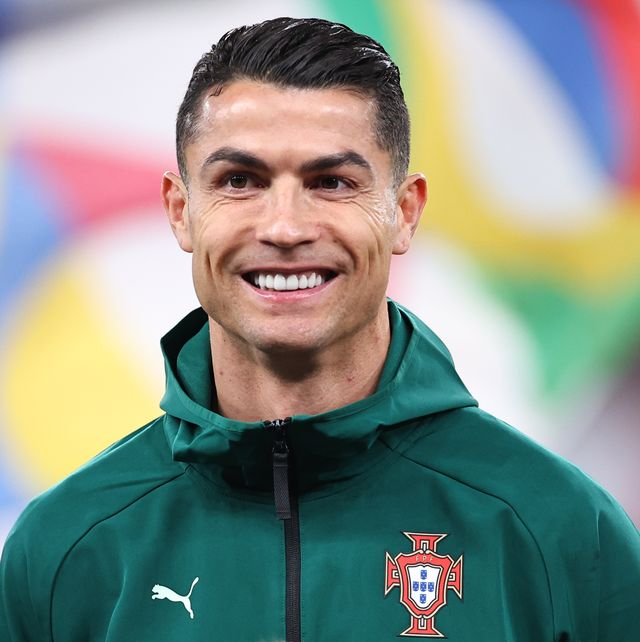
#> input picture input_image.jpg, 640 x 642 px
$ python main.py
#> lines starting #> are read from the running program, lines starting #| are printed output that depends on the picture; after the words box and inside, x2 and y2 are one past the last pixel; in counts of white or black regions, pixels touching at a corner belong together
import cv2

imagePath = 'input_image.jpg'

img = cv2.imread(imagePath)
#> img is the input picture: shape (642, 640, 3); mean B, G, R 137.2, 145.7, 136.2

print(img.shape)
#| (642, 640, 3)

gray_image = cv2.cvtColor(img,cv2.COLOR_BGR2GRAY)
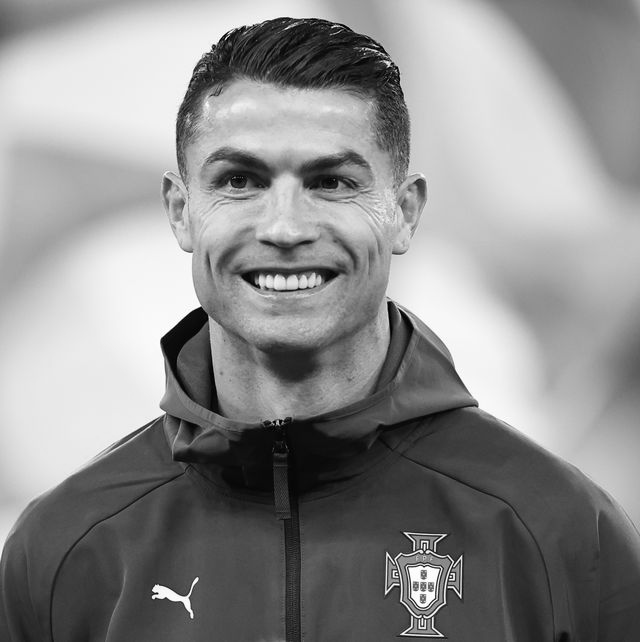
#> gray_image: shape (642, 640); min 0, max 255, mean 141.9

print(gray_image.shape)
#| (642, 640)

face_classifier = cv2.CascadeClassifier(cv2.data.haarcascades + "haarcascade_frontalface_default.xml")
face = face_classifier.detectMultiScale(gray_image, scaleFactor=1.1, minNeighbors=5, minSize=(40,40))
#> face = [[153, 73, 269, 269]]

for(x, y, w, h) in face:
    cv2.rectangle(img, (x, y), (x + w, y + h), (0, 255, 0), 4)
#> this loop made 1 pass
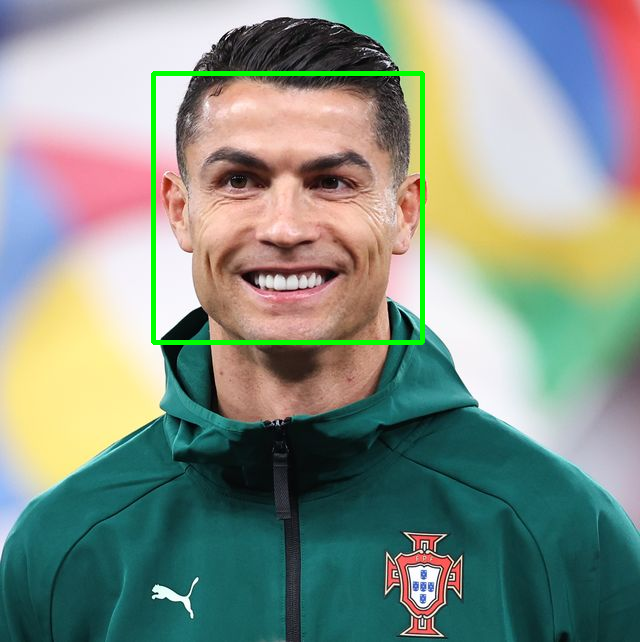
#> img: shape (642, 640, 3); 1.31% of pixels changed, all inside (x1, y1, x2, y2) = (151, 71, 425, 345)

img_rgb=cv2.cvtColor(img, cv2.COLOR_BGR2RGB)

import matplotlib.pyplot as plt

plt.figure(figsize=(20,10))
plt.imshow(img_rgb)
plt.axis('off')
